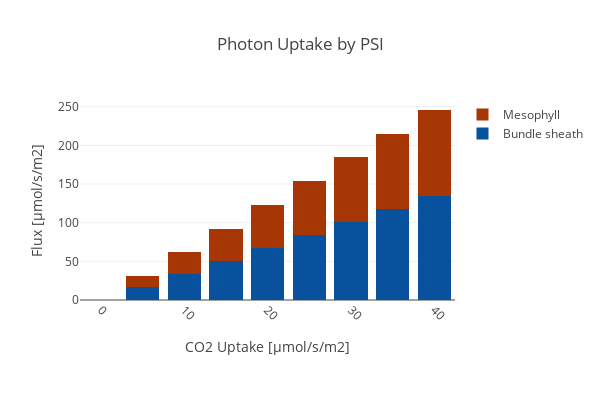

The notebook cell this image was saved under:
### Code cell
create_bar_plot_met(D_fba, D_exp,
                    {'[M]_PSI_h':'Mesophyll','[B]_PSI_h': 'Bundle sheath'},'hnu_h',
                    'Photon Uptake by PSI', xaxis_title, c3_model,
                    stacked = True, save_fig=save_fig)

### Figure 1 — Plotly figure (JSON) as saved in the notebook; plotly's stock layout.template omitted (floating-point values rounded to 4 significant figures)
{"data": [{"marker": {"color": "rgb(8,81,156)"}, "name": "Bundle sheath", "type": "bar", "uid": "5185307c-6b8d-446c-b4ec-7e6d3731ebcb", "x": [0, 5, 10, 15, 20, 25, 30, 35, 40], "y": [0.1616, 16.97, 33.82, 50.68, 67.54, 84.4, 101.3, 118.1, 135.0]}, {"marker": {"color": "rgb(166,54,3)"}, "name": "Mesophyll", "type": "bar", "uid": "963e00ad-0db0-490e-b9f7-1555f9f5c22d", "x": [0, 5, 10, 15, 20, 25, 30, 35, 40], "y": [0.1616, 13.99, 27.82, 41.65, 55.48, 69.31, 83.13, 96.95, 110.8]}], "layout": {"barmode": "stack", "height": 400, "margin": {"b": 100}, "title": {"text": "Photon Uptake by PSI"}, "width": 600, "xaxis": {"tickangle": 45, "title": {"text": "CO2 Uptake [µmol/s/m2]"}}, "yaxis": {"autorange": true, "title": {"text": "Flux [µmol/s/m2]"}}}}
